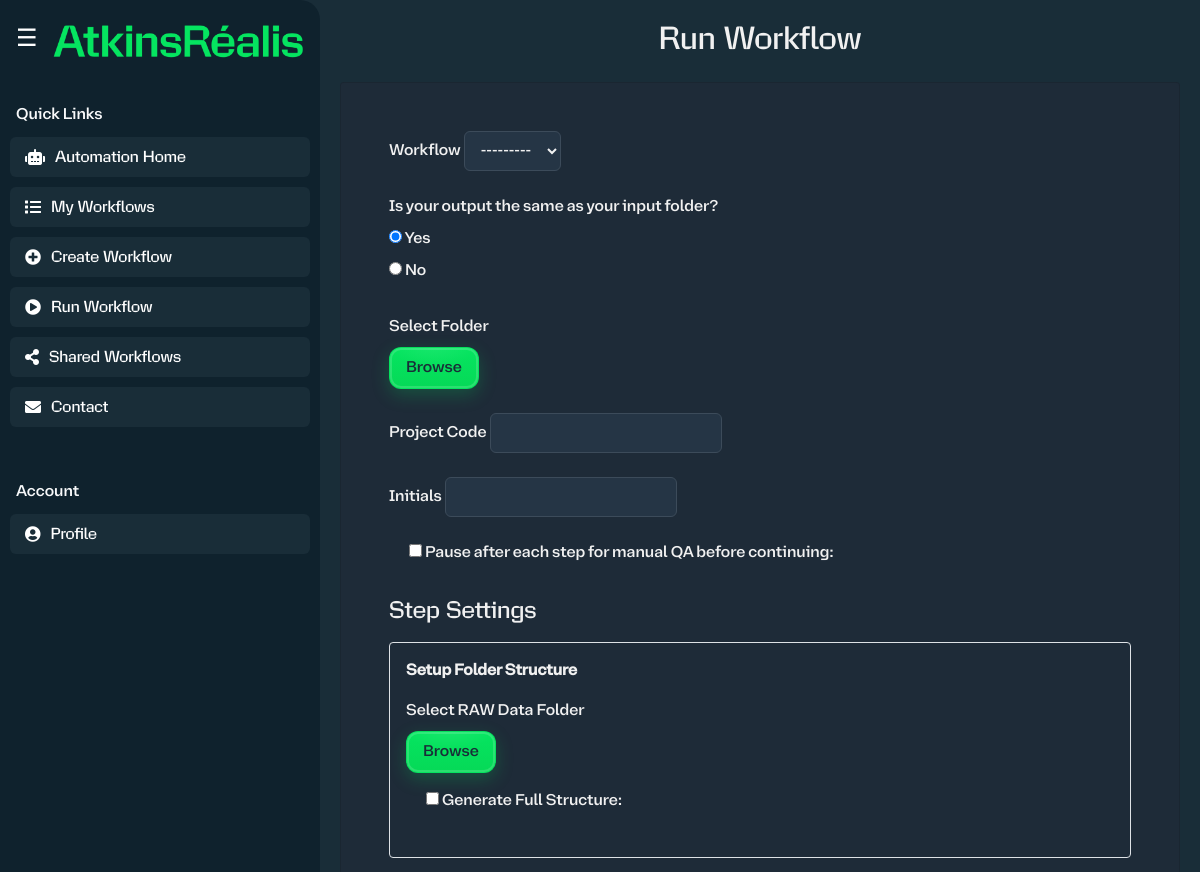
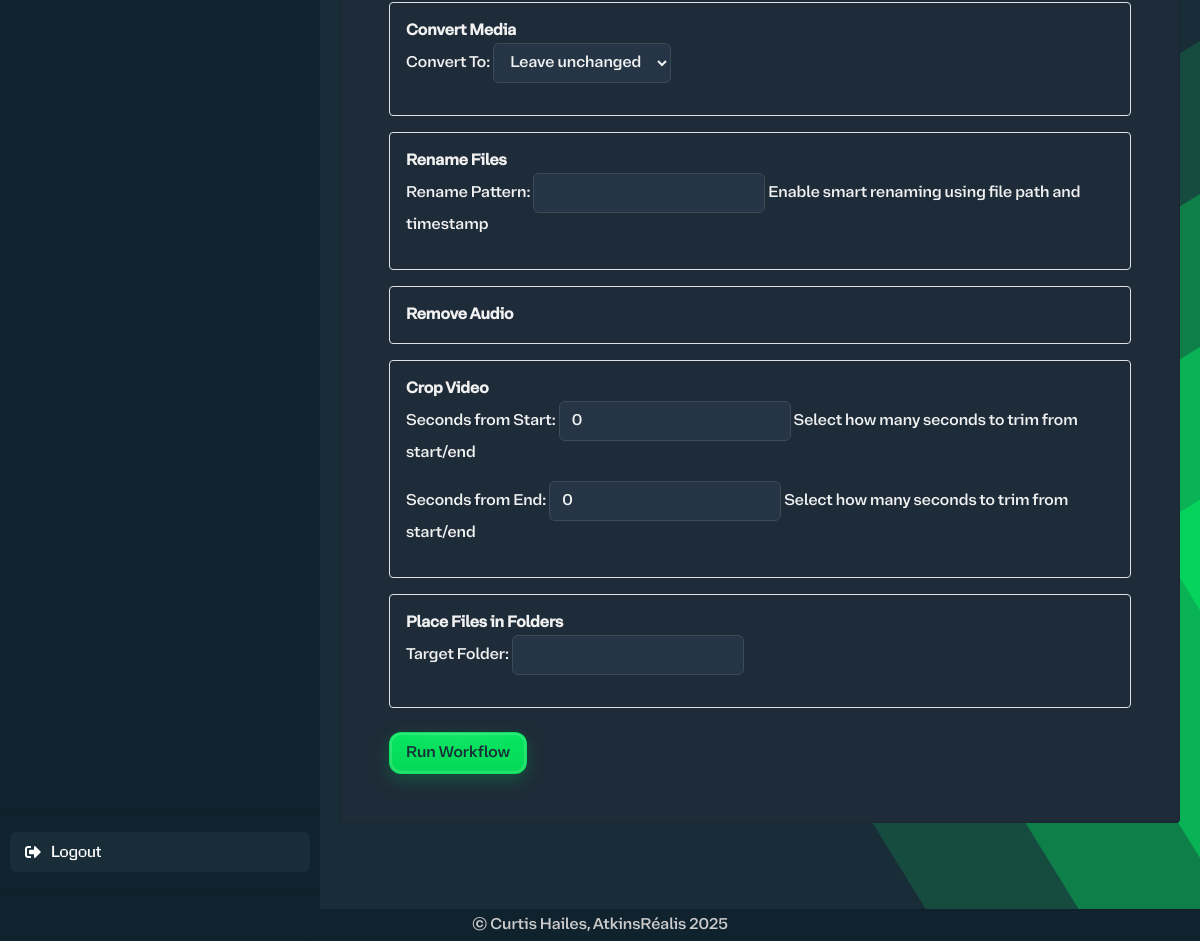
Page /workflows/run/ (signed in) on the committed database (2 pictures, top to bottom).
### workflow_automation/models.py (models this page shows, shortened)
class WorkflowStep(models.Model):
    STEP_CHOICES = [
        ("setup_structure", "Setup Folder Structure"),
        ("convert_360_video", "Convert Media"),
        ("rename", "Rename Files"),
        ("remove_audio", "Remove Audio"),
        ("trim", "Crop Video"),
        ("organize_files", "Place Files in Folders"),
    ]
    workflow = models.ForeignKey(Workflow, related_name="steps", on_delete=models.CASCADE)
    step_type = models.CharField(max_length=50, choices=STEP_CHOICES)
    order = models.PositiveIntegerField()
    config = models.JSONField(default=dict, blank=True)
    crop_start_seconds = models.FloatField(default=0)
    crop_end_seconds = models.FloatField(default=0)
    remove_audio = models.BooleanField(default=False)
    class Meta:
        ordering = ["order"]

### workflow_automation/views.py (the view, shortened to what this page needs)
# urls.py: path('workflows/run/', views.run_workflow, name='run_workflow'),
@login_required
def run_workflow(request, workflow_id=None):
    profile, _ = Profile.objects.get_or_create(user=request.user)
    if not profile.initials:
        messages.error(request, "Please input your initials on the account page to continue.")
        return redirect("accounts")
    user_wfs = Workflow.objects.filter(created_by=request.user)
    if workflow_id:
        user_wfs = user_wfs.filter(id=workflow_id)
    workflow = user_wfs.first() if user_wfs else None
    confirm = False
    input_folder = output_folder = ""
    suggested_workflow = None
    proposed_name = request.session.get("proposed_name")
    manual_override = False
    run = None
    final_logs = []
    video_formset = None
    video_files = []
    if request.method == "POST":
        is_run_request = "form-0-step_type" in request.POST
        if is_run_request:
            form = RunWorkflowForm(
                request.POST,
                user=request.user,
                workflow_queryset=user_wfs,
            )
            video_formset = VideoOrderFormSet(request.POST, prefix="video")
            if form.is_valid() and video_formset.is_valid():
                workflow = form.cleaned_data["workflow"]
                input_folder = form.cleaned_data["input_path"]
                output_folder = form.cleaned_data["output_path"]
                step_forms = []
                for idx, step in enumerate(workflow.steps.all()):
                    step_form = StepSettingsForm(
                        request.POST,
                        prefix=f"form-{idx}",
                        step_type=step.step_type,
                        initial=step.config,
                    )
                    if step_form.is_valid():
                        step_forms.append(step_form)
                    else:
                        break
                if len(step_forms) == workflow.steps.count():
                    video_map = {}
                    for vf in video_formset:
                        if vf.cleaned_data.get("file_name"):
                            video_map[vf.cleaned_data["file_name"]] = {
                                "zone": vf.cleaned_data.get("zone_id", ""),
                                "order": int(vf.cleaned_data.get("order", 0)),
                            }
                    pause = form.cleaned_data.get("pause_between_steps", False)
                    run = WorkflowRun.objects.create(
                        workflow=workflow,
                        user=request.user,
                        input_path=input_folder,
                        output_path=output_folder,
                        project_code=form.cleaned_data.get("project_code", ""),
                        initials=form.cleaned_data.get("initials", ""),
                        pause_between_steps=pause,
                    )
                    configs = [sf.cleaned_data for sf in step_forms]
                    if pause or workflow.qa_video_review:
                        request.session[f"run_{run.id}_configs"] = configs
                        request.session[f"run_{run.id}_index"] = 0
                        if video_map:
                            request.session[f"run_{run.id}_video_map"] = video_map
                        request.session.modified = True
                        return redirect("workflow_progress", run_id=run.id)
                    workflow_task.start_workflow(run, configs, video_map)
                    return redirect("workflow_progress", run_id=run.id)
            StepFormSet = build_step_formset(workflow)
        elif "accept_filename" in request.POST:
            input_folder = request.session.get("input_folder", "")
            output_folder = request.session.get("output_folder", "")
            confirm = True
            form = RunWorkflowForm(
                initial={"workflow": workflow, "input_path": input_folder, "output_path": output_folder},
                user=request.user,
                workflow_queryset=user_wfs,
            )
            StepFormSet = build_step_formset(workflow)
            request.session["final_name"] = request.session.get("proposed_name")
        elif "reject_filename" in request.POST:
            input_folder = request.session.get("input_folder", "")
            output_folder = request.session.get("output_folder", "")
            confirm = True
            manual_override = True
            form = RunWorkflowForm(user=request.user, workflow_queryset=user_wfs)
            StepFormSet = build_step_formset(workflow)
        elif "override_filename" in request.POST:
            manual_name = request.POST.get("manual_name")
            if manual_name:
                request.session["final_name"] = manual_name
            input_folder = request.session.get("input_folder", "")
            output_folder = request.session.get("output_folder", "")
            confirm = True
            form = RunWorkflowForm(user=request.user, workflow_queryset=user_wfs)
            StepFormSet = build_step_formset(workflow)
        elif "accept_suggested" in request.POST:
            wf_id = request.session.get("suggested_wf_id")
            if wf_id:
                workflow = get_object_or_404(Workflow, id=wf_id, created_by=request.user)
                request.session["selected_workflow_id"] = wf_id
            input_folder = request.session.get("input_folder", "")
            output_folder = request.session.get("output_folder", "")
            confirm = True
            form = RunWorkflowForm(
                initial={"workflow": workflow, "input_path": input_folder, "output_path": output_folder},
                user=request.user,
                workflow_queryset=user_wfs,
            )
            StepFormSet = build_step_formset(workflow)
        elif "reject_suggested" in request.POST:
            request.session.pop("suggested_wf_id", None)
            input_folder = request.session.get("input_folder", "")
            output_folder = request.session.get("output_folder", "")
            confirm = True
            form = RunWorkflowForm(user=request.user, workflow_queryset=user_wfs)
            StepFormSet = build_step_formset(workflow)
            messages.info(request, "No workflow matched — please choose an option.")
        else:
            form = RunWorkflowForm(
                request.POST,
                user=request.user,
                workflow_queryset=user_wfs,
            )
            if form.is_valid():
                workflow = form.cleaned_data["workflow"]
                input_folder = form.cleaned_data["input_path"]
                output_folder = form.cleaned_data["output_path"]
                request.session["input_folder"] = input_folder
                request.session["output_folder"] = output_folder
                confirm = True
                suggested_workflow = match_workflow_from_path(output_folder, request.user)
                if suggested_workflow:
                    request.session["suggested_wf_id"] = suggested_workflow.id
                else:
                    messages.info(request, "No workflow matched — please choose an option.")
                files = []
                if os.path.isdir(input_folder):
                    files = [
                        f for f in os.listdir(input_folder)
                        if os.path.isfile(os.path.join(input_folder, f))
                    ]
                ext = os.path.splitext(files[0])[1] if files else ""
                proposed_name = file_utils.generate_next_filename(
                    output_folder,
                    ext,
                    building_name=file_utils.parse_site_code(output_folder),
                    use_date_suffix=workflow.use_date_suffix,
                )
                if proposed_name:
                    request.session["proposed_name"] = proposed_name
            StepFormSet = build_step_formset(workflow)
    else:
        form = RunWorkflowForm(user=request.user, workflow_queryset=user_wfs)
        StepFormSet = build_step_formset(workflow)
        if request.session.get("suggested_wf_id"):
            try:
                suggested_workflow = Workflow.objects.get(id=request.session["suggested_wf_id"], created_by=request.user)
            except Workflow.DoesNotExist:
                suggested_workflow = None
        if request.session.get("proposed_name"):
            proposed_name = request.session["proposed_name"]
    step_pairs = list(zip(workflow.steps.all(), StepFormSet)) if workflow else []
    return render(
        request,
        "workflow_automation/run_workflow.html",
        {
            "form": form,
            "step_forms": StepFormSet,
            "workflow": workflow,
            "step_pairs": step_pairs,
            "video_forms": video_formset,
            "confirm": confirm,
            "input_folder": input_folder,
            "output_folder": output_folder,
            "suggested_workflow": suggested_workflow,
            "proposed_name": proposed_name,
            "manual_override": manual_override,
        },
    )

### workflow_automation/models.py (called while the page is built)
    def __str__(self):
        return self.name

### workflow_automation/views.py (called while the page is built)
def build_step_formset(workflow):
    if not workflow:
        return []
    return [
        StepSettingsForm(prefix=f"form-{idx}", step_type=s.step_type, initial=s.config)
        for idx, s in enumerate(workflow.steps.all())
    ]

### workflow_automation/templates/workflow_automation/run_workflow.html (shortened to what this page needs)
{% extends 'workflow_automation/base.html' %}
{% block content %}
<h2 class="text-center mb-4">Run Workflow</h2>
<div class="card p-5 content-box mb-4 scroll-y run-form-container">
  <form method="post">
    <div class="form-group mb-4">
      <label for="id_workflow" class="font-weight-medium">Workflow</label>
      {{ form.workflow }}
    </div>
    <div class="form-group mb-4">
      {{ form.use_input_path.label_tag }}<br>
      {{ form.use_input_path }}
    </div>
    <div id="single-folder" class="form-group mb-4">
      <label class="font-weight-medium">Select Folder</label><br>
      <button type="button" class="btn btn-secondary" id="input_folder_btn">Browse</button>
    </div>
    <div class="form-group mb-4">
      <label for="id_project_code" class="font-weight-medium">Project Code</label>
      {{ form.project_code }}
    </div>
    <div class="form-group mb-4">
      <label for="id_initials" class="font-weight-medium">Initials</label>
      {{ form.initials }}
    </div>
    <div class="form-check mb-4">
      {{ form.pause_between_steps }} {{ form.pause_between_steps.label_tag }}
    </div>
    {% if step_pairs %}
      <h4 class="mt-4 mb-3">Step Settings</h4>
      {% for step, step_form in step_pairs %}
        <div class="border rounded p-3 mb-3">
          <strong>{{ step.get_step_type_display }}</strong>
          {% if step.step_type == 'setup_structure' %}
            <div class="form-group mt-3 mb-3">
              <label class="font-weight-medium">Select RAW Data Folder</label><br>
              <button type="button" class="btn btn-secondary" onclick="document.getElementById('raw_picker_{{ forloop.counter }}').click()">Browse</button>
            </div>
            <div class="form-check mt-2">
              {{ step_form.full_structure }} {{ step_form.full_structure.label_tag }}
            </div>
          {% else %}
            {{ step_form.as_p }}
          {% endif %}
        </div>
      {% endfor %}
    {% endif %}
    <button type="submit" class="btn btn-primary mt-2">Run Workflow</button>
  </form>
</div>
{% endblock %}

### workflow_automation/static/css/styles.css (style rules this page uses)
:root { --text-color: #f1f1f1; --accent-start: #05e560; --accent-end: #b9ff00; --input-bg: #253545; --input-border: #3c4b5a; }
html, body { height: 100%; overflow-x: hidden; overflow-y: auto; }
body { background-color: #244050; background-image: url("../images/background.svg"); background-repeat: no-repeat; background-size: cover; background-position: center; background-attachment: fixed; color: var(--text-color); font-family: "Bienvenue", sans-serif; min-height: 100vh; display: flex; flex-direction: column; padding-bottom: 0; }
h1, h2, h3, h4, h5, h6 { font-family: "Gamechanger", sans-serif; }
.btn, .btn-primary, .btn-secondary, .btn-success { padding: 0.5rem 1rem; background-color: #05e560; color: #192d38 !important; border: none; border-radius: 0.375rem; text-decoration: none; transition: background-color 0.2s ease, transform 0.1s; margin-right: 10px; display: inline-block; }
.btn-primary, .btn-secondary, .btn-success { border-color: #05e560; }
input[type="text"], input[type="password"], input[type="email"], input[type="number"], select, textarea, .form-control { background-color: var(--input-bg); color: var(--text-color); border: 1px solid var(--input-border); border-radius: 0.375rem; padding: 0.5rem 0.75rem; height: 40px; }
.card { background-color: #1e2b38; color: var(--text-color); }
.content-box { width: 100%; max-width: 900px; margin-left: auto; margin-right: auto; text-align: left; max-height: 80vh; overflow-y: auto; }

### workflow_automation/templates/workflow_automation/base.html (style rules this page uses)
:root { --brand-green: #05e560; --brand-green-dark: #04c04b; --sidebar-bg: #0f222d; --chip-bg: #192d38; }
html, body { height: 100%; margin: 0; overflow: hidden !important; }
.scroll-y { overflow-y: auto; overflow-x: auto; -webkit-overflow-scrolling: touch; scrollbar-width: thin; scrollbar-color: var(--brand-green) rgba(255,255,255,0.08); }
.btn:not(.btn-danger):not(.btn-link), .btn-primary, .btn-secondary, .btn-success, .btn-automation { position: relative; overflow: hidden; border: 1px solid rgba(5,229,96,.45); border-radius: 12px; background: linear-gradient(180deg, var(--brand-green) 0%, #06d957 100%); color: #192d38 !important; box-shadow: 0 6px 18px rgba(5,229,96,.22), inset 0 0 0 2px rgba(255,255,255,.15); transition: transform .12s ease, box-shadow .12s ease, color .12s ease, background .2s ease; }
.btn:not(.btn-danger):not(.btn-link)::after, .btn-primary::after, .btn-secondary::after, .btn-success::after, .btn-automation::after { content: ""; position: absolute; inset: -20%; background: radial-gradient(60% 60% at 50% 10%, rgba(255,255,255,.35) 0%, rgba(255,255,255,0) 60%); opacity: .22; transition: opacity .2s ease, transform .2s ease; pointer-events: none; }
.btn { margin-right:10px; }
.btn:last-child { margin-right:0; }

### workflow_automation/templates/workflow_automation/run_workflow.html (style rules this page uses)
.run-form-container { max-height: calc(100vh - 200px); overflow-y: auto; scrollbar-width: thin; scrollbar-color: var(--brand-green) rgba(255,255,255,0.08); }
.form-group label { font-weight:500; }
.form-group { margin-bottom:1.25rem; }
.form-check { margin-bottom:1.25rem; }

### rows in the picture
WorkflowStep: step_type "Setup Folder Structure", full_structure.label_tag "Generate Full Structure:"
WorkflowStep: step_type "Convert Media"
WorkflowStep: step_type "Rename Files"
WorkflowStep: step_type "Remove Audio"
WorkflowStep: step_type "Crop Video", as_p "0"
WorkflowStep: step_type "Place Files in Folders"
